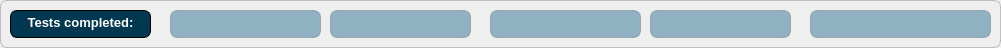
    <widget class="QFrame" name="frame_6">
     <property name="geometry">
      <rect>
       <x>20</x>
       <y>175</y>
       <width>1001</width>
       <height>48</height>
      </rect>
     </property>
     <property name="styleSheet">
      <string notr="true">border: 1px solid;
border-radius: 7px;
border-style: solid;
border-width: 1px;
border-color: rgba(0, 0, 0, 50);</string>
     </property>
     <property name="frameShape">
      <enum>QFrame::Box</enum>
     </property>
     <property name="frameShadow">
      <enum>QFrame::Plain</enum>
     </property>
     <widget class="QTextBrowser" name="description_test">
      <property name="enabled">
       <bool>false</bool>
      </property>
      <property name="geometry">
       <rect>
        <x>10</x>
        <y>10</y>
        <width>141</width>
        <height>28</height>
       </rect>
      </property>
      <property name="palette">
       <palette>
        <active>
         <colorrole role="WindowText">
          <brush brushstyle="SolidPattern">
           <color alpha="255">
            <red>0</red>
            <green>0</green>
            <blue>0</blue>
           </color>
          </brush>
         </colorrole>
         <colorrole role="Button">
          <brush brushstyle="SolidPattern">
           <color alpha="255">
            <red>0</red>
            <green>55</green>
            <blue>81</blue>
           </color>
          </brush>
         </colorrole>
         <colorrole role="Light">
          <brush brushstyle="SolidPattern">
           <color alpha="255">
            <red>217</red>
            <green>217</green>
            <blue>217</blue>
           </color>
          </brush>
         </colorrole>
         <colorrole role="Midlight">
          <brush brushstyle="SolidPattern">
           <color alpha="255">
            <red>181</red>
            <green>181</green>
            <blue>181</blue>
           </color>
          </brush>
         </colorrole>
         <colorrole role="Dark">
          <brush brushstyle="SolidPattern">
           <color alpha="255">
            <red>72</red>
            <green>72</green>
            <blue>72</blue>
           </color>
          </brush>
         </colorrole>
         <colorrole role="Mid">
          <brush brushstyle="SolidPattern">
           <color alpha="255">
            <red>97</red>
            <green>97</green>
            <blue>97</blue>
           </color>
          </brush>
         </colorrole>
         <colorrole role="Text">
          <brush brushstyle="SolidPattern">
           <color alpha="255">
            <red>0</red>
            <green>0</green>
            <blue>0</blue>
           </color>
          </brush>
         </colorrole>
         <colorrole role="BrightText">
          <brush brushstyle="SolidPattern">
           <color alpha="255">
            <red>255</red>
            <green>255</green>
            <blue>255</blue>
           </color>
          </brush>
         </colorrole>
         <colorrole role="ButtonText">
          <brush brushstyle="SolidPattern">
           <color alpha="255">
            <red>0</red>
            <green>0</green>
            <blue>0</blue>
           </color>
          </brush>
         </colorrole>
         <colorrole role="Base">
          <brush brushstyle="SolidPattern">
           <color alpha="255">
            <red>0</red>
            <green>55</green>
            <blue>81</blue>
           </color>
          </brush>
         </colorrole>
         <colorrole role="Window">
          <brush brushstyle="SolidPattern">
           <color alpha="255">
            <red>0</red>
            <green>55</green>
            <blue>81</blue>
           </color>
          </brush>
         </colorrole>
         <colorrole role="Shadow">
          <brush brushstyle="SolidPattern">
           <color alpha="255">
            <red>0</red>
            <green>0</green>
            <blue>0</blue>
           </color>
          </brush>
         </colorrole>
         <colorrole role="AlternateBase">
          <brush brushstyle="SolidPattern">
           <color alpha="255">
            <red>200</red>
            <green>200</green>
            <blue>200</blue>
           </color>
          </brush>
         </colorrole>
         <colorrole role="ToolTipBase">
          <brush brushstyle="SolidPattern">
           <color alpha="255">
            <red>255</red>
            <green>255</green>
            <blue>220</blue>
           </color>
          </brush>
         </colorrole>
         <colorrole role="ToolTipText">
          <brush brushstyle="SolidPattern">
           <color alpha="255">
            <red>0</red>
            <green>0</green>
            <blue>0</blue>
           </color>
          </brush>
         </colorrole>
         <colorrole role="PlaceholderText">
          <brush brushstyle="SolidPattern">
           <color alpha="128">
            <red>0</red>
            <green>0</green>
            <blue>0</blue>
           </color>
          </brush>
         </colorrole>
        </active>
        <inactive>
         <colorrole role="WindowText">
          <brush brushstyle="SolidPattern">
           <color alpha="255">
            <red>0</red>
            <green>0</green>
            <blue>0</blue>
           </color>
          </brush>
         </colorrole>
         <colorrole role="Button">
          <brush brushstyle="SolidPattern">
           <color alpha="255">
            <red>0</red>
            <green>55</green>
            <blue>81</blue>
           </color>
          </brush>
         </colorrole>
         <colorrole role="Light">
          <brush brushstyle="SolidPattern">
           <color alpha="255">
            <red>217</red>
            <green>217</green>
            <blue>217</blue>
           </color>
          </brush>
         </colorrole>
         <colorrole role="Midlight">
          <brush brushstyle="SolidPattern">
           <color alpha="255">
            <red>181</red>
            <green>181</green>
            <blue>181</blue>
           </color>
          </brush>
         </colorrole>
         <colorrole role="Dark">
          <brush brushstyle="SolidPattern">
           <color alpha="255">
            <red>72</red>
            <green>72</green>
            <blue>72</blue>
           </color>
          </brush>
         </colorrole>
         <colorrole role="Mid">
          <brush brushstyle="SolidPattern">
           <color alpha="255">
            <red>97</red>
            <green>97</green>
            <blue>97</blue>
           </color>
          </brush>
         </colorrole>
         <colorrole role="Text">
          <brush brushstyle="SolidPattern">
           <color alpha="255">
            <red>0</red>
            <green>0</green>
            <blue>0</blue>
           </color>
          </brush>
         </colorrole>
         <colorrole role="BrightText">
          <brush brushstyle="SolidPattern">
           <color alpha="255">
            <red>255</red>
            <green>255</green>
            <blue>255</blue>
           </color>
          </brush>
         </colorrole>
         <colorrole role="ButtonText">
          <brush brushstyle="SolidPattern">
           <color alpha="255">
            <red>0</red>
            <green>0</green>
            <blue>0</blue>
           </color>
          </brush>
         </colorrole>
         <colorrole role="Base">
          <brush brushstyle="SolidPattern">
           <color alpha="255">
            <red>0</red>
            <green>55</green>
            <blue>81</blue>
           </color>
          </brush>
         </colorrole>
         <colorrole role="Window">
          <brush brushstyle="SolidPattern">
           <color alpha="255">
            <red>0</red>
            <green>55</green>
            <blue>81</blue>
           </color>
          </brush>
         </colorrole>
         <colorrole role="Shadow">
          <brush brushstyle="SolidPattern">
           <color alpha="255">
            <red>0</red>
            <green>0</green>
            <blue>0</blue>
           </color>
          </brush>
         </colorrole>
         <colorrole role="AlternateBase">
          <brush brushstyle="SolidPattern">
           <color alpha="255">
            <red>200</red>
            <green>200</green>
            <blue>200</blue>
           </color>
          </brush>
         </colorrole>
         <colorrole role="ToolTipBase">
          <brush brushstyle="SolidPattern">
           <color alpha="255">
            <red>255</red>
            <green>255</green>
            <blue>220</blue>
           </color>
          </brush>
         </colorrole>
         <colorrole role="ToolTipText">
          <brush brushstyle="SolidPattern">
           <color alpha="255">
            <red>0</red>
            <green>0</green>
            <blue>0</blue>
           </color>
          </brush>
         </colorrole>
         <colorrole role="PlaceholderText">
          <brush brushstyle="SolidPattern">
           <color alpha="128">
            <red>0</red>
            <green>0</green>
            <blue>0</blue>
           </color>
          </brush>
         </colorrole>
        </inactive>
        <disabled>
         <colorrole role="WindowText">
          <brush brushstyle="SolidPattern">
           <color alpha="255">
            <red>72</red>
            <green>72</green>
            <blue>72</blue>
           </color>
          </brush>
         </colorrole>
         <colorrole role="Button">
          <brush brushstyle="SolidPattern">
           <color alpha="255">
            <red>0</red>
            <green>55</green>
            <blue>81</blue>
           </color>
          </brush>
         </colorrole>
         <colorrole role="Light">
          <brush brushstyle="SolidPattern">
           <color alpha="255">
            <red>217</red>
            <green>217</green>
            <blue>217</blue>
           </color>
          </brush>
         </colorrole>
         <colorrole role="Midlight">
          <brush brushstyle="SolidPattern">
           <color alpha="255">
            <red>181</red>
            <green>181</green>
            <blue>181</blue>
           </color>
          </brush>
         </colorrole>
         <colorrole role="Dark">
          <brush brushstyle="SolidPattern">
           <color alpha="255">
            <red>72</red>
            <green>72</green>
            <blue>72</blue>
           </color>
          </brush>
         </colorrole>
         <colorrole role="Mid">
          <brush brushstyle="SolidPattern">
           <color alpha="255">
            <red>97</red>
            <green>97</green>
            <blue>97</blue>
           </color>
          </brush>
         </colorrole>
         <colorrole role="Text">
          <brush brushstyle="SolidPattern">
           <color alpha="255">
            <red>72</red>
            <green>72</green>
            <blue>72</blue>
           </color>
          </brush>
         </colorrole>
         <colorrole role="BrightText">
          <brush brushstyle="SolidPattern">
           <color alpha="255">
            <red>255</red>
            <green>255</green>
            <blue>255</blue>
           </color>
          </brush>
         </colorrole>
         <colorrole role="ButtonText">
          <brush brushstyle="SolidPattern">
           <color alpha="255">
            <red>72</red>
            <green>72</green>
            <blue>72</blue>
           </color>
          </brush>
         </colorrole>
         <colorrole role="Base">
          <brush brushstyle="SolidPattern">
           <color alpha="255">
            <red>0</red>
            <green>55</green>
            <blue>81</blue>
           </color>
          </brush>
         </colorrole>
         <colorrole role="Window">
          <brush brushstyle="SolidPattern">
           <color alpha="255">
            <red>0</red>
            <green>55</green>
            <blue>81</blue>
           </color>
          </brush>
         </colorrole>
         <colorrole role="Shadow">
          <brush brushstyle="SolidPattern">
           <color alpha="255">
            <red>0</red>
            <green>0</green>
            <blue>0</blue>
           </color>
          </brush>
         </colorrole>
         <colorrole role="AlternateBase">
          <brush brushstyle="SolidPattern">
           <color alpha="255">
            <red>145</red>
            <green>145</green>
            <blue>145</blue>
           </color>
          </brush>
         </colorrole>
         <colorrole role="ToolTipBase">
          <brush brushstyle="SolidPattern">
           <color alpha="255">
            <red>255</red>
            <green>255</green>
            <blue>220</blue>
           </color>
          </brush>
         </colorrole>
         <colorrole role="ToolTipText">
          <brush brushstyle="SolidPattern">
           <color alpha="255">
            <red>0</red>
            <green>0</green>
            <blue>0</blue>
           </color>
          </brush>
         </colorrole>
         <colorrole role="PlaceholderText">
          <brush brushstyle="SolidPattern">
           <color alpha="128">
            <red>0</red>
            <green>0</green>
            <blue>0</blue>
           </color>
          </brush>
         </colorrole>
        </disabled>
       </palette>
      </property>
      <property name="font">
       <font>
        <pointsize>9</pointsize>
       </font>
      </property>
      <property name="styleSheet">
       <string notr="true">border: 1px solid;
border-radius: 7px;
background-color: rgb(0, 55, 81);</string>
      </property>
      <property name="frameShape">
       <enum>QFrame::Box</enum>
      </property>
      <property name="html">
       <string>&lt;!DOCTYPE HTML PUBLIC &quot;-//W3C//DTD HTML 4.0//EN&quot; &quot;http://www.w3.org/TR/REC-html40/strict.dtd&quot;&gt;
&lt;html&gt;&lt;head&gt;&lt;meta name=&quot;qrichtext&quot; content=&quot;1&quot; /&gt;&lt;meta charset=&quot;utf-8&quot; /&gt;&lt;style type=&quot;text/css&quot;&gt;
p, li { white-space: pre-wrap; }
hr { height: 1px; border-width: 0; }
li.unchecked::marker { content: &quot;\2610&quot;; }
li.checked::marker { content: &quot;\2612&quot;; }
&lt;/style&gt;&lt;/head&gt;&lt;body style=&quot; font-family:'Segoe UI'; font-size:9pt; font-weight:400; font-style:normal;&quot;&gt;
&lt;p align=&quot;center&quot; style=&quot; margin-top:0px; margin-bottom:0px; margin-left:0px; margin-right:0px; -qt-block-indent:0; text-indent:0px;&quot;&gt;&lt;span style=&quot; font-family:'MS Shell Dlg 2'; font-size:10pt; font-weight:700; color:#ffffff;&quot;&gt;Tests completed:&lt;/span&gt;&lt;/p&gt;&lt;/body&gt;&lt;/html&gt;</string>
      </property>
     </widget>
     <widget class="QLineEdit" name="test_f_it">
      <property name="geometry">
       <rect>
        <x>170</x>
        <y>10</y>
        <width>151</width>
        <height>28</height>
       </rect>
      </property>
      <property name="font">
       <font>
        <pointsize>9</pointsize>
       </font>
      </property>
      <property name="styleSheet">
       <string notr="true">border: 1px solid;
border-radius: 7px;
border-style: solid;
border-width: 1px;
border-color: rgba(0, 0, 0, 50);
background-color: rgba(0, 85, 127, 100);
color: rgb(0, 0, 0);</string>
      </property>
      <property name="text">
       <string/>
      </property>
      <property name="alignment">
       <set>Qt::AlignCenter</set>
      </property>
      <property name="readOnly">
       <bool>true</bool>
      </property>
     </widget>
     <widget class="QLineEdit" name="test_f_m">
      <property name="geometry">
       <rect>
        <x>330</x>
        <y>10</y>
        <width>141</width>
        <height>28</height>
       </rect>
      </property>
      <property name="font">
       <font>
        <pointsize>9</pointsize>
       </font>
      </property>
      <property name="styleSheet">
       <string notr="true">border: 1px solid;
border-radius: 7px;
border-style: solid;
border-width: 1px;
border-color: rgba(0, 0, 0, 50);
background-color: rgba(0, 85, 127, 100);
color: rgb(0, 0, 0);</string>
      </property>
      <property name="text">
       <string/>
      </property>
      <property name="alignment">
       <set>Qt::AlignCenter</set>
      </property>
      <property name="readOnly">
       <bool>true</bool>
      </property>
     </widget>
     <widget class="QLineEdit" name="test_p_it">
      <property name="geometry">
       <rect>
        <x>490</x>
        <y>10</y>
        <width>151</width>
        <height>28</height>
       </rect>
      </property>
      <property name="font">
       <font>
        <pointsize>9</pointsize>
       </font>
      </property>
      <property name="styleSheet">
       <string notr="true">border: 1px solid;
border-radius: 7px;
border-style: solid;
border-width: 1px;
border-color: rgba(0, 0, 0, 50);
background-color: rgba(0, 85, 127, 100);
color: rgb(0, 0, 0);</string>
      </property>
      <property name="text">
       <string/>
      </property>
      <property name="alignment">
       <set>Qt::AlignCenter</set>
      </property>
      <property name="readOnly">
       <bool>true</bool>
      </property>
     </widget>
     <widget class="QLineEdit" name="test_p_m">
      <property name="geometry">
       <rect>
        <x>650</x>
        <y>10</y>
        <width>141</width>
        <height>28</height>
       </rect>
      </property>
      <property name="font">
       <font>
        <pointsize>9</pointsize>
       </font>
      </property>
      <property name="styleSheet">
       <string notr="true">border: 1px solid;
border-radius: 7px;
border-style: solid;
border-width: 1px;
border-color: rgba(0, 0, 0, 50);
background-color: rgba(0, 85, 127, 100);
color: rgb(0, 0, 0);</string>
      </property>
      <property name="text">
       <string/>
      </property>
      <property name="alignment">
       <set>Qt::AlignCenter</set>
      </property>
      <property name="readOnly">
       <bool>true</bool>
      </property>
     </widget>
     <widget class="QLineEdit" name="test_tot">
      <property name="geometry">
       <rect>
        <x>810</x>
        <y>10</y>
        <width>181</width>
        <height>28</height>
       </rect>
      </property>
      <property name="font">
       <font>
        <pointsize>9</pointsize>
       </font>
      </property>
      <property name="styleSheet">
       <string notr="true">border-style: solid;
border-width: 1px;
border-color: rgba(0, 0, 0, 50);
background-color: rgba(0, 85, 127, 100);
color: rgb(0, 0, 0);</string>
      </property>
      <property name="text">
       <string/>
      </property>
      <property name="alignment">
       <set>Qt::AlignCenter</set>
      </property>
      <property name="readOnly">
       <bool>true</bool>
      </property>
     </widget>
    </widget>
